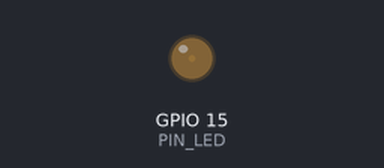
A sketch run on a simulated ESP32. Parts: output pins drawn as LEDs (lit = HIGH).

Above: at 0.05 s.
At 1.15 s:
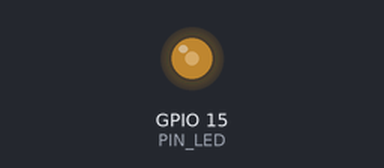
At 2.3 s:
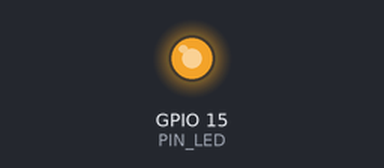
At 4.55 s:
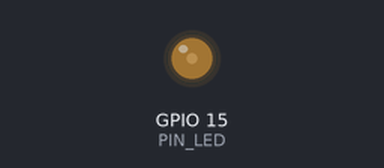
Timing chart, 0 to 6.6 s (numbered marks = the images above):
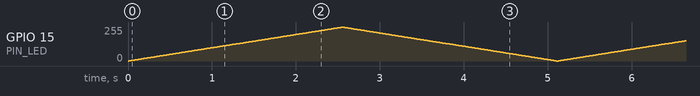

The sketch:

Project_05_Breathing_LED.ino
```cpp
//**********************************************************************************
/*
 * 名称   : Breathing_LED
 * 功能   : 使用PWM让led灯像呼吸一样忽明忽暗。
 * 作者   : http://www.keyes-robot.com/
*/
#define PIN_LED   15   //定义LED的引脚为GPIO15
#define CHN       0   //定义PWM通道
#define FRQ       1000  //定义PWM频率
#define PWM_BIT   8     //定义PWM精确度
void setup() {
  ledcSetup(CHN, FRQ, PWM_BIT); //初始化PWM通道
  ledcAttachPin(PIN_LED, CHN);  //将led引脚连接到pwm通道
}

void loop() {
  for (int i = 0; i < 255; i++) { //使光线逐渐变亮
    ledcWrite(CHN, i);
    delay(10);
  }
  for (int i = 255; i > -1; i--) {  //使光线逐渐变暗
    ledcWrite(CHN, i);
    delay(10);
  }
}
//**********************************************************************************
```
